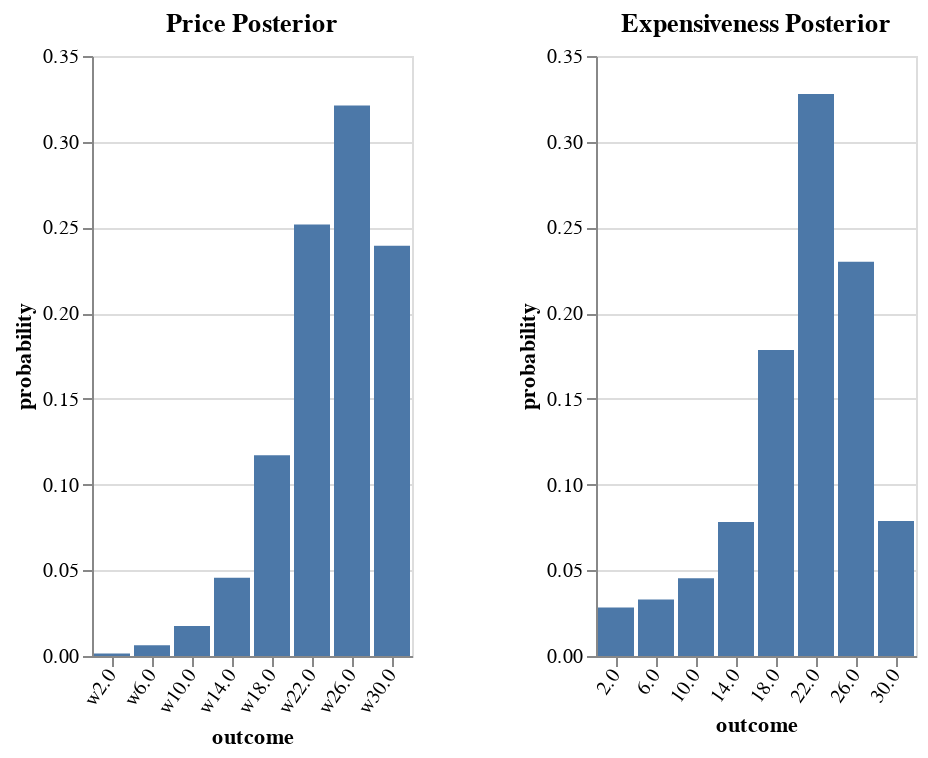

Source (notebook cell):
### Code cell
vlShow . sidewaysDists <$> sequence
  [ titled "Price Posterior"         . barFromDist <$> enumD (fst <$> listener1 UExp 2)
  , titled "Expensiveness Posterior" . barFromDist <$> enumD (snd <$> listener1 UExp 2)
  -- , titled "Cheapness Posterior"     . barFromDist <$> enumD (snd . snd <$> listener UExp)
  ]

### Figure 1 — Vega-Lite specification as saved in the notebook (floating-point values rounded to 4 significant figures)
{"$schema": "https://vega.github.io/schema/vega-lite/v3.json", "hconcat": [{"$schema": "https://vega.github.io/schema/vega-lite/v3.json", "layer": [{"$schema": "https://vega.github.io/schema/vega-lite/v3.json", "data": {"values": [{"outcome": "w2.0", "probability": 0.001417}, {"outcome": "w6.0", "probability": 0.0063}, {"outcome": "w10.0", "probability": 0.01746}, {"outcome": "w14.0", "probability": 0.04562}, {"outcome": "w18.0", "probability": 0.117}, {"outcome": "w22.0", "probability": 0.2517}, {"outcome": "w26.0", "probability": 0.3211}, {"outcome": "w30.0", "probability": 0.2393}]}, "description": "", "encoding": {"x": {"axis": {"labelAngle": -55}, "field": "outcome", "scale": {"rangeStep": 30}, "sort": null, "type": "ordinal"}, "y": {"field": "probability", "type": "quantitative"}}, "mark": "bar"}], "title": "Price Posterior"}, {"$schema": "https://vega.github.io/schema/vega-lite/v3.json", "layer": [{"$schema": "https://vega.github.io/schema/vega-lite/v3.json", "data": {"values": [{"outcome": "2.0", "probability": 0.02834}, {"outcome": "6.0", "probability": 0.03292}, {"outcome": "10.0", "probability": 0.0454}, {"outcome": "14.0", "probability": 0.07818}, {"outcome": "18.0", "probability": 0.1786}, {"outcome": "22.0", "probability": 0.3278}, {"outcome": "26.0", "probability": 0.23}, {"outcome": "30.0", "probability": 0.07877}]}, "description": "", "encoding": {"x": {"axis": {"labelAngle": -55}, "field": "outcome", "scale": {"rangeStep": 30}, "sort": null, "type": "ordinal"}, "y": {"field": "probability", "type": "quantitative"}}, "mark": "bar"}], "title": "Expensiveness Posterior"}], "spacing": 50}
